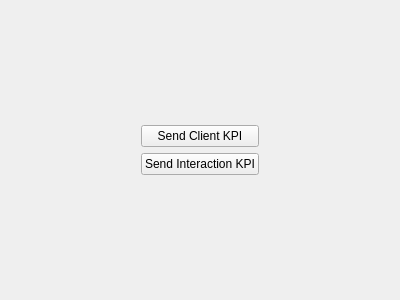
<?xml version="1.0" encoding="UTF-8"?>
<ui version="4.0">
 <class>KpiForm</class>
 <widget class="QWidget" name="KpiForm">
  <property name="geometry">
   <rect>
    <x>0</x>
    <y>0</y>
    <width>400</width>
    <height>300</height>
   </rect>
  </property>
  <property name="windowTitle">
   <string>Form</string>
  </property>
  <layout class="QGridLayout" name="gridLayout">
   <item row="0" column="1">
    <spacer name="verticalSpacer">
     <property name="orientation">
      <enum>Qt::Vertical</enum>
     </property>
     <property name="sizeHint" stdset="0">
      <size>
       <width>20</width>
       <height>102</height>
      </size>
     </property>
    </spacer>
   </item>
   <item row="1" column="0" rowspan="2">
    <spacer name="horizontalSpacer">
     <property name="orientation">
      <enum>Qt::Horizontal</enum>
     </property>
     <property name="sizeHint" stdset="0">
      <size>
       <width>104</width>
       <height>20</height>
      </size>
     </property>
    </spacer>
   </item>
   <item row="1" column="1" colspan="2">
    <widget class="QPushButton" name="clientKpiButton">
     <property name="text">
      <string>Send Client KPI</string>
     </property>
    </widget>
   </item>
   <item row="1" column="3" rowspan="2">
    <spacer name="horizontalSpacer_2">
     <property name="orientation">
      <enum>Qt::Horizontal</enum>
     </property>
     <property name="sizeHint" stdset="0">
      <size>
       <width>104</width>
       <height>20</height>
      </size>
     </property>
    </spacer>
   </item>
   <item row="2" column="1" colspan="2">
    <widget class="QPushButton" name="interactionKpiButton">
     <property name="text">
      <string>Send Interaction KPI</string>
     </property>
    </widget>
   </item>
   <item row="3" column="1">
    <spacer name="verticalSpacer_2">
     <property name="orientation">
      <enum>Qt::Vertical</enum>
     </property>
     <property name="sizeHint" stdset="0">
      <size>
       <width>20</width>
       <height>102</height>
      </size>
     </property>
    </spacer>
   </item>
  </layout>
 </widget>
 <resources/>
 <connections/>
</ui>
